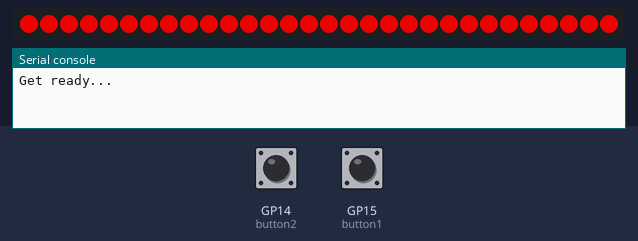
This program was run on a simulated Raspberry Pi Pico running MicroPython. Parts: 30 RGB LEDs in strip order, left to right, the last lines printed to the serial console. Inputs (shaded band) come from the test bench; at power-on: GP14 (button2) HIGH, GP15 (button1) HIGH. Random numbers come from a fixed seed.

Above: at 1.2 s.
1.3 s: GP14 (button2) pulled LOW for 0.15 s
2.9 s: GP14 (button2) pulled LOW for 3.2 s
At 10.52 s:
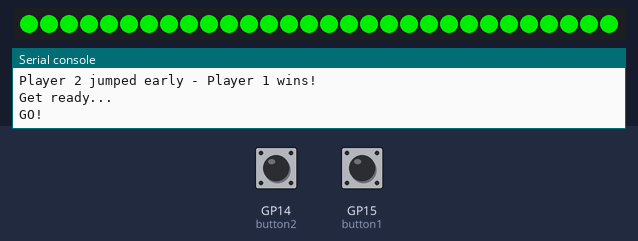
10.6 s: GP15 (button1) pulled LOW for 0.15 s
At 11.7 s:
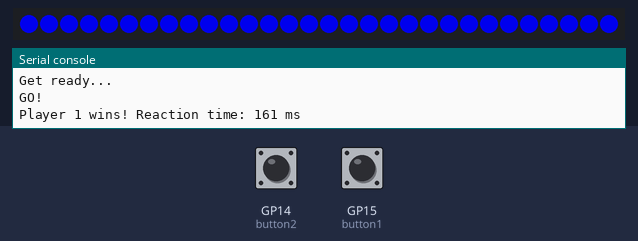
13.7 s: GP15 (button1) pulled LOW for 1 s
Timing chart, 0 to 16.7 s (numbered marks = the images above; inputs shaded):
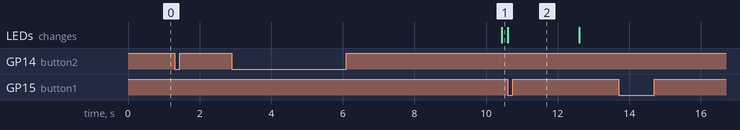

Measured:
- after the input at 10.6 s, the LEDs: change at once (image 2)

The program:

45-reaction-duel.py
```python
# Reaction Duel! Wait for the strip to flash green, then be the first
# to press your button. Press too early and you lose!
from machine import Pin
from neopixel import NeoPixel
from utime import sleep, ticks_ms
from urandom import randint
import config

strip = NeoPixel(Pin(config.NEOPIXEL_PIN), config.NUMBER_PIXELS)
button1 = Pin(config.BUTTON_PIN_1, Pin.IN, Pin.PULL_UP)
button2 = Pin(config.BUTTON_PIN_2, Pin.IN, Pin.PULL_UP)


def fill_strip(color):
    for i in range(config.NUMBER_PIXELS):
        strip[i] = color
    strip.write()


def wait_for_release():
    # make sure both buttons are up before starting a new round
    while button1.value() == 0 or button2.value() == 0:
        sleep(0.01)


while True:
    wait_for_release()
    fill_strip((200, 0, 0))   # red = get ready
    print("Get ready...")

    wait_ms = randint(2000, 5000)   # random 2-5 second delay
    start_wait = ticks_ms()

    false_start = False
    while ticks_ms() - start_wait < wait_ms:
        if button1.value() == 0:
            print("Player 1 jumped early - Player 2 wins!")
            false_start = True
            break
        if button2.value() == 0:
            print("Player 2 jumped early - Player 1 wins!")
            false_start = True
            break
        sleep(0.005)

    if false_start:
        fill_strip((200, 0, 0))
        sleep(2)
        continue

    fill_strip((0, 200, 0))   # green = go!
    go_time = ticks_ms()
    print("GO!")

    winner = None
    while winner is None:
        if button1.value() == 0:
            winner = "Player 1"
        elif button2.value() == 0:
            winner = "Player 2"

    reaction_ms = ticks_ms() - go_time
    print(winner, "wins! Reaction time:", reaction_ms, "ms")
    fill_strip((0, 0, 200))
    sleep(2)
```

config.py
```python
# Moving Rainbow Configuration file
# Filename: 01-config.py
# This file contains the hardware configuration for your kit
# This file can be imported by each program
NEOPIXEL_PIN = 0
NUMBER_PIXELS = 30
BUTTON_PIN_1 = 15
BUTTON_PIN_2 = 14
```
